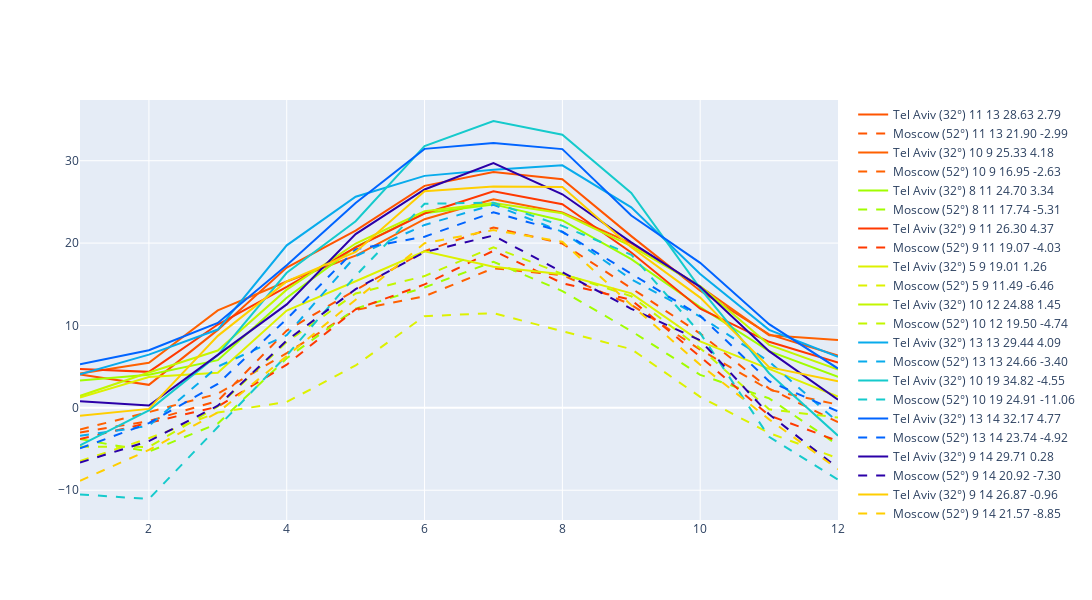

Here is the notebook cell this chart was saved with:
### Code cell
import plotly.graph_objects as go
import random
import plotly.colors as colors

# Here I tried to find best values for monthly and latitude adjustments
# But if i set up weather limit close to actual weather, it is impossible 
# to find corresponding values for mon_adj and lat_adj

months_num = list(range(1, 13))
fig = go.Figure()
plots = 0

for _ in range(1000):
    max_temp = 30
    mon_adj = random.randint(1, max_temp)
    lat_adj = random.randint(1, max_temp)
    tel_aviv_temps = [generate_temperature(i, 32, mon_adj, lat_adj) for i in months_num]
    moscow_temps = [generate_temperature(i, 52, mon_adj, lat_adj) for i in months_num]
    
    tel_aviv_max = np.max(tel_aviv_temps)
    tel_aviv_min = np.min(tel_aviv_temps)
    moscow_max = np.max(moscow_temps)
    moscow_min = np.min(moscow_temps)
    
    if tel_aviv_min > -5 and moscow_max > 10 and tel_aviv_max < 35 and moscow_min < 0:
        color = colors.sample_colorscale(colors.PLOTLY_SCALES['Rainbow'], random.random())[0]

        fig.add_trace(go.Scatter(x=months_num, y=tel_aviv_temps, mode='lines', 
                                name=f'Tel Aviv (32°) {mon_adj} {lat_adj} {tel_aviv_max:.2f} {tel_aviv_min:.2f}', line=dict(color=color, width=2)))
        fig.add_trace(go.Scatter(x=months_num, y=moscow_temps, mode='lines', 
                             name=f'Moscow (52°) {mon_adj} {lat_adj} {moscow_max:.2f} {moscow_min:.2f}', line=dict(color=color, dash='dash', width=2)))
        plots += 1
        if plots > 10:
            break
    
fig.update_layout(
    legend=dict(xanchor='left', yanchor='top'),
    width=1200,
    height=600,
)

fig.show()

# Good values
# 8 20
# 9 22
# 10 17
# 8 11

### Figure 1 — Plotly figure (JSON) as saved in the notebook; plotly's stock layout.template omitted (floating-point values rounded to 4 significant figures)
{"data": [{"line": {"color": "rgb(255, 85, 0)", "width": 2}, "mode": "lines", "name": "Tel Aviv (32°) 11 13 28.63 2.79", "type": "scatter", "x": [1, 2, 3, 4, 5, 6, 7, 8, 9, 10, 11, 12], "y": [4.051, 2.792, 9.466, 17.03, 21.51, 26.95, 28.63, 27.75, 20.85, 14.22, 8.922, 6.365]}, {"line": {"color": "rgb(255, 85, 0)", "dash": "dash", "width": 2}, "mode": "lines", "name": "Moscow (52°) 11 13 21.90 -2.99", "type": "scatter", "x": [1, 2, 3, 4, 5, 6, 7, 8, 9, 10, 11, 12], "y": [-2.985, -1.602, 0.8507, 9.381, 14.31, 19.02, 21.9, 19.95, 14.53, 9.019, 2.338, -1.732]}, {"line": {"color": "rgb(255, 97, 0)", "width": 2}, "mode": "lines", "name": "Tel Aviv (32°) 10 9 25.33 4.18", "type": "scatter", "x": [1, 2, 3, 4, 5, 6, 7, 8, 9, 10, 11, 12], "y": [4.184, 5.472, 11.82, 15.34, 18.47, 22.9, 25.33, 23.73, 19.96, 14.73, 8.822, 8.233]}, {"line": {"color": "rgb(255, 97, 0)", "dash": "dash", "width": 2}, "mode": "lines", "name": "Moscow (52°) 10 9 16.95 -2.63", "type": "scatter", "x": [1, 2, 3, 4, 5, 6, 7, 8, 9, 10, 11, 12], "y": [-2.625, -0.516, 1.718, 6.647, 11.89, 13.54, 16.95, 16.1, 12.51, 7.076, 2.192, 0.3914]}, {"line": {"color": "rgb(161, 253, 0)", "width": 2}, "mode": "lines", "name": "Tel Aviv (32°) 8 11 24.70 3.34", "type": "scatter", "x": [1, 2, 3, 4, 5, 6, 7, 8, 9, 10, 11, 12], "y": [3.337, 4.029, 5.789, 13.36, 19.54, 23.63, 24.7, 22.75, 18.05, 12.24, 6.88, 3.761]}, {"line": {"color": "rgb(161, 253, 0)", "dash": "dash", "width": 2}, "mode": "lines", "name": "Moscow (52°) 8 11 17.74 -5.31", "type": "scatter", "x": [1, 2, 3, 4, 5, 6, 7, 8, 9, 10, 11, 12], "y": [-3.783, -5.309, -1.901, 6.017, 12.05, 14.62, 17.74, 14.17, 9.329, 4.007, 1.154, -4.522]}, {"line": {"color": "rgb(255, 56, 0)", "width": 2}, "mode": "lines", "name": "Tel Aviv (32°) 9 11 26.30 4.37", "type": "scatter", "x": [1, 2, 3, 4, 5, 6, 7, 8, 9, 10, 11, 12], "y": [4.714, 4.369, 10.12, 14.68, 19.49, 23.59, 26.3, 24.72, 18.86, 12.03, 8.017, 5.493]}, {"line": {"color": "rgb(255, 56, 0)", "dash": "dash", "width": 2}, "mode": "lines", "name": "Moscow (52°) 9 11 19.07 -4.03", "type": "scatter", "x": [1, 2, 3, 4, 5, 6, 7, 8, 9, 10, 11, 12], "y": [-3.78, -1.852, 0.1492, 5.241, 11.96, 14.98, 19.07, 15.13, 13.11, 6.221, -0.9253, -4.026]}, {"line": {"color": "rgb(221, 241, 0)", "width": 2}, "mode": "lines", "name": "Tel Aviv (32°) 5 9 19.01 1.26", "type": "scatter", "x": [1, 2, 3, 4, 5, 6, 7, 8, 9, 10, 11, 12], "y": [1.255, 3.747, 4.27, 11.81, 15.37, 19.01, 17.12, 16.22, 13.9, 8.069, 4.726, 1.358]}, {"line": {"color": "rgb(221, 241, 0)", "dash": "dash", "width": 2}, "mode": "lines", "name": "Moscow (52°) 5 9 11.49 -6.46", "type": "scatter", "x": [1, 2, 3, 4, 5, 6, 7, 8, 9, 10, 11, 12], "y": [-6.46, -3.689, -0.5566, 0.7134, 5.149, 11.13, 11.49, 9.318, 7.126, 1.345, -3.048, -6.126]}, {"line": {"color": "rgb(195, 246, 0)", "width": 2}, "mode": "lines", "name": "Tel Aviv (32°) 10 12 24.88 1.45", "type": "scatter", "x": [1, 2, 3, 4, 5, 6, 7, 8, 9, 10, 11, 12], "y": [1.448, 4.293, 6.957, 14.35, 19.95, 23.87, 24.88, 23.62, 19.65, 14.79, 7.653, 4.646]}, {"line": {"color": "rgb(195, 246, 0)", "dash": "dash", "width": 2}, "mode": "lines", "name": "Moscow (52°) 10 12 19.50 -4.74", "type": "scatter", "x": [1, 2, 3, 4, 5, 6, 7, 8, 9, 10, 11, 12], "y": [-4.72, -4.738, 0.1691, 7.999, 13.88, 16.0, 19.5, 16.26, 13.55, 7.249, -0.1774, -1.178]}, {"line": {"color": "rgb(8, 171, 236)", "width": 2}, "mode": "lines", "name": "Tel Aviv (32°) 13 13 29.44 4.09", "type": "scatter", "x": [1, 2, 3, 4, 5, 6, 7, 8, 9, 10, 11, 12], "y": [4.087, 6.465, 9.505, 19.73, 25.63, 28.16, 28.9, 29.44, 24.34, 16.26, 9.471, 6.209]}, {"line": {"color": "rgb(8, 171, 236)", "dash": "dash", "width": 2}, "mode": "lines", "name": "Moscow (52°) 13 13 24.66 -3.40", "type": "scatter", "x": [1, 2, 3, 4, 5, 6, 7, 8, 9, 10, 11, 12], "y": [-3.401, -2.185, 5.01, 8.824, 18.42, 22.2, 24.66, 21.37, 15.62, 11.09, 5.613, -1.745]}, {"line": {"color": "rgb(21, 202, 204)", "width": 2}, "mode": "lines", "name": "Tel Aviv (32°) 10 19 34.82 -4.55", "type": "scatter", "x": [1, 2, 3, 4, 5, 6, 7, 8, 9, 10, 11, 12], "y": [-4.551, -0.3068, 6.41, 16.4, 22.66, 31.77, 34.82, 33.15, 26.09, 14.52, 4.204, -3.375]}, {"line": {"color": "rgb(21, 202, 204)", "dash": "dash", "width": 2}, "mode": "lines", "name": "Moscow (52°) 10 19 24.91 -11.06", "type": "scatter", "x": [1, 2, 3, 4, 5, 6, 7, 8, 9, 10, 11, 12], "y": [-10.51, -11.06, -2.33, 6.358, 16.04, 24.78, 24.91, 22.09, 18.59, 9.07, -3.523, -8.716]}, {"line": {"color": "rgb(0, 100, 255)", "width": 2}, "mode": "lines", "name": "Tel Aviv (32°) 13 14 32.17 4.77", "type": "scatter", "x": [1, 2, 3, 4, 5, 6, 7, 8, 9, 10, 11, 12], "y": [5.282, 6.988, 10.31, 17.32, 24.87, 31.44, 32.17, 31.41, 23.35, 17.61, 10.16, 4.771]}, {"line": {"color": "rgb(0, 100, 255)", "dash": "dash", "width": 2}, "mode": "lines", "name": "Moscow (52°) 13 14 23.74 -4.92", "type": "scatter", "x": [1, 2, 3, 4, 5, 6, 7, 8, 9, 10, 11, 12], "y": [-4.918, -1.858, 2.914, 10.79, 19.24, 20.78, 23.74, 21.37, 16.29, 11.17, 3.228, -0.435]}, {"line": {"color": "rgb(43, 0, 168)", "width": 2}, "mode": "lines", "name": "Tel Aviv (32°) 9 14 29.71 0.28", "type": "scatter", "x": [1, 2, 3, 4, 5, 6, 7, 8, 9, 10, 11, 12], "y": [0.8132, 0.284, 6.433, 12.56, 21.09, 26.51, 29.71, 25.93, 20.1, 14.69, 6.884, 0.9892]}, {"line": {"color": "rgb(43, 0, 168)", "dash": "dash", "width": 2}, "mode": "lines", "name": "Moscow (52°) 9 14 20.92 -7.30", "type": "scatter", "x": [1, 2, 3, 4, 5, 6, 7, 8, 9, 10, 11, 12], "y": [-6.644, -4.033, 0.2554, 8.172, 14.42, 18.91, 20.92, 16.5, 12.03, 8.202, -0.7902, -7.3]}, {"line": {"color": "rgb(255, 206, 0)", "width": 2}, "mode": "lines", "name": "Tel Aviv (32°) 9 14 26.87 -0.96", "type": "scatter", "x": [1, 2, 3, 4, 5, 6, 7, 8, 9, 10, 11, 12], "y": [-0.9563, -0.1241, 8.741, 15.34, 18.92, 26.31, 26.87, 26.8, 19.49, 13.39, 4.945, 3.225]}, {"line": {"color": "rgb(255, 206, 0)", "dash": "dash", "width": 2}, "mode": "lines", "name": "Moscow (52°) 9 14 21.57 -8.85", "type": "scatter", "x": [1, 2, 3, 4, 5, 6, 7, 8, 9, 10, 11, 12], "y": [-8.854, -5.11, -0.5626, 6.327, 13.13, 19.99, 21.57, 20.16, 12.48, 5.226, -1.394, -7.456]}], "layout": {"height": 600, "legend": {"xanchor": "left", "yanchor": "top"}, "width": 1200}}
